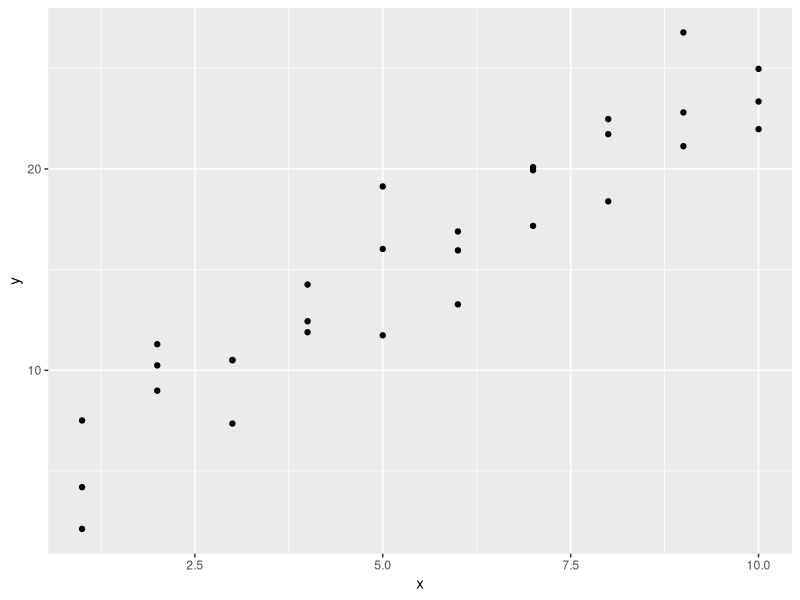
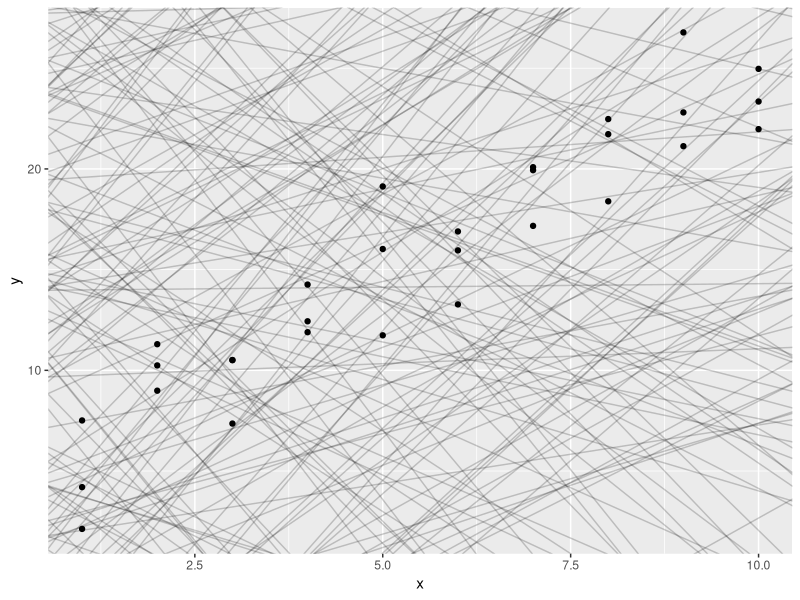
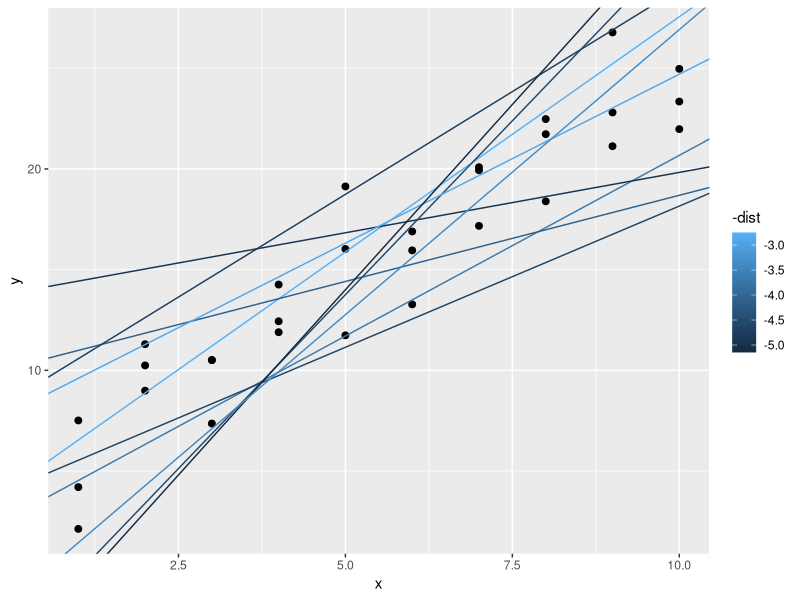
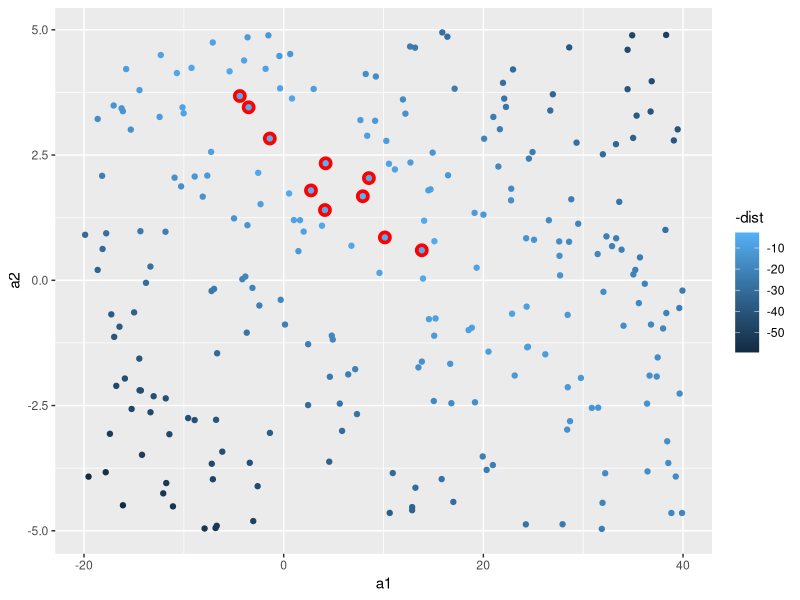
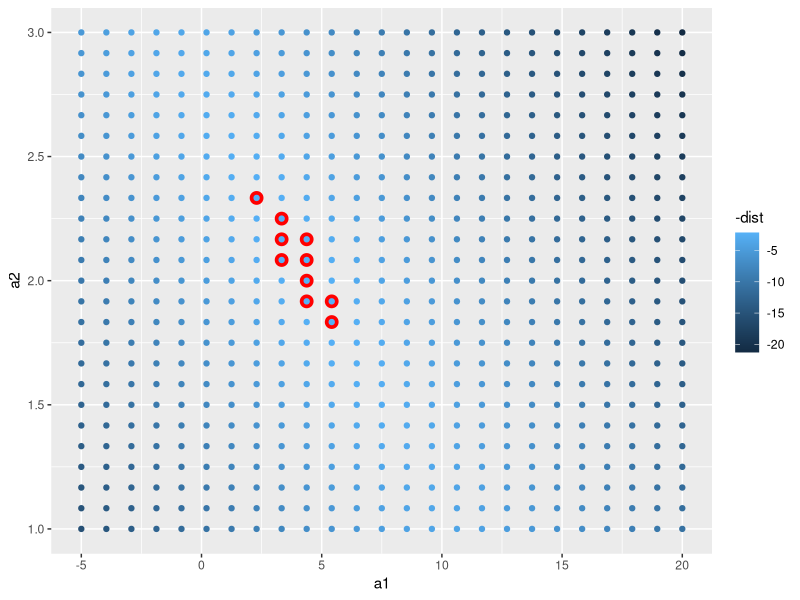
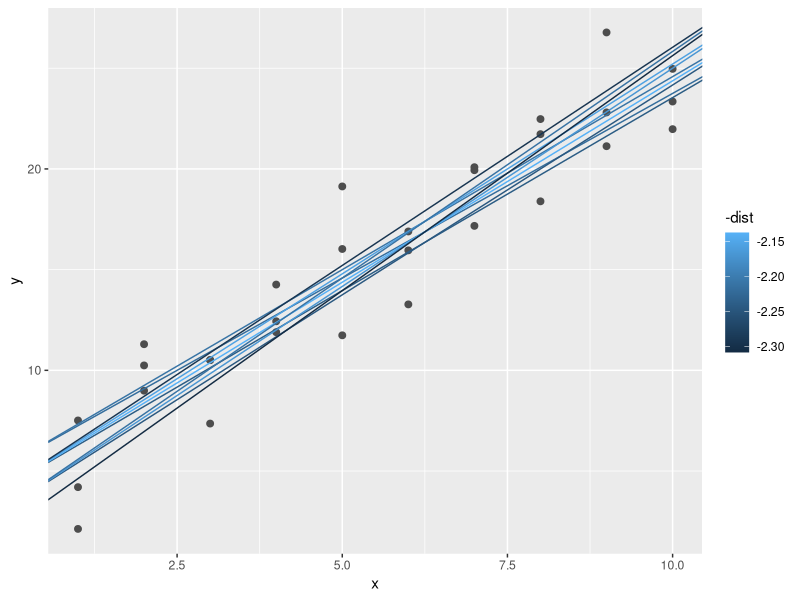
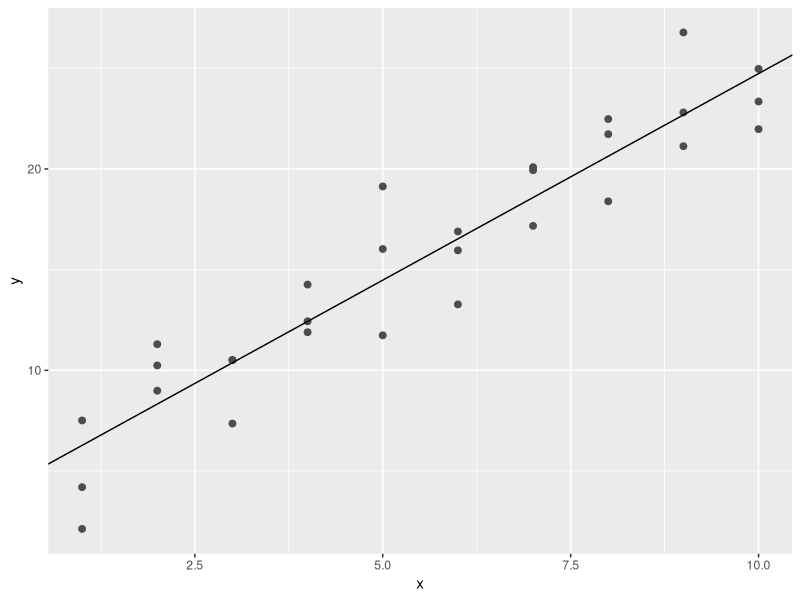

Recreate these plots in R, in order.
library(tidyverse)
library(modelr)
options(na.action = na.warn)

ggplot(sim1, aes(x, y)) +
  geom_point()

sim1 %>%
  view()


models <- tibble(
  a1 = runif(250, -20, 40),
  a2 = runif(250, -5, 5)
)

ggplot(sim1, aes(x, y)) +
  geom_abline(aes(intercept = a1, slope = a2), data = models, alpha = 1/5) +
  geom_point()


model1 <- function(a, data){
  a[1] + data$x * a[2]
}

model1(c(7, 1.5), sim1)

#One common way to do this in statistics to use the “root-mean-squared deviation”.
#We compute the difference between actual and predicted, square them, average them,
#and the take the square root. This distance has lots of appealing mathematical properties,
#which we’re not going to talk about here. You’ll just have to take my word for it!

measure_distance <- function(mod, data){
  diff <- data$y - model1(mod, data)
  sqrt(mean(diff^2))
}

measure_distance(c(7,1.5), sim1)


sim1_dist <- function(a1, a2){
  measure_distance(c(a1,a2), sim1)
}


models <- models %>%
  mutate(dist = purrr::map2_dbl(a1,a2, sim1_dist))

models



ggplot(sim1, aes(x,y)) +
  geom_point(size=2, colours = "grey30") +
  geom_abline(
    aes(intercept = a1, slope = a2, colour = -dist),
   # data = models
    data = filter(models, rank(dist) <= 10)
  )


#We can no longer directly see how the model compares to the data, but we can see many models at once. Again,
#I’ve highlighted the 10 best models, this time by drawing red circles underneath them.


ggplot(models, aes(a1, a2)) +
  geom_point(data = filter(models, rank(dist) <= 10), size = 4, colour = "red") +
  geom_point(aes(colour = -dist))


#generate a spaced grid of points

grid <- expand.grid(
  a1 = seq(-5, 20, length = 25),
  a2 = seq(1, 3, length = 25)
 ) %>%
  mutate(dist = purrr::map2_dbl(a1, a2, sim1_dist))


grid %>%
  ggplot(aes(a1, a2)) +
  geom_point(data = filter(grid, rank(dist) <= 10), size = 4, colour ="red") +
  geom_point(aes(colour = -dist))


#When you overlay the best 10 models back on the original data, they all look pretty good:

ggplot(sim1, aes(x, y)) +
  geom_point(size =2, colour = "grey30") +
  geom_abline(
    aes(intercept = a1, slope = a2, colour = -dist),
    data = filter(grid, rank(dist) <= 10)
    )


#The intuition of Newton-Raphson is pretty simple: you pick a starting point and look around for the steepest slope.
#You then ski down that slope a little way, 
#and then repeat again and again, until you can’t go any lower. In R, we can do that with optim():

best <- optim(c(0,0), measure_distance, data = sim1)

ggplot(sim1, aes(x, y))+
  geom_point(size = 2, colour="grey30") +
  geom_abline(intercept = best$par[1], slope = best$par[2])




#---------------------environment cleaning

rm(list = ls())
